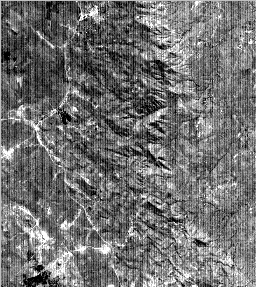
%> input picture ece563/all/njolov2.gif, 256 x 287 px
$ octave run_destriping_notch.m   (GNU Octave 9; MATLAB toolbox functions it lacks are replaced by stand-ins)
%> lines starting %> are read from the running program, lines starting %| are printed output that depends on the picture
### ece563/all/im.m
function [ gain, bias, out ] = im( in, new_fig, exclude_zero, nstd, x, y )
%
% [ gain, bias, out ] = im( in, new_figure, exclude_zero, nstd, x, y )
%
% Image display function that can be used for displaying most binary,
% grayscale or color image with auto-scaling
%
% REQUIRED INPUTS
% in        Input image
%
% OPTIONAL INPUTS
% new_fig   New figure flag, generates new fig if set to 1 (default = 1)
%
% exclude_zero  Exclude zero flag, if set to 1, it will ignore 0
%               pixel values when computing statistics.  This is helpful
%               when an image has a zero border for example.
%
% nstd      Number of standard deviations to map to display range
%           (default = 2).
%
% x         x axis values for display (default = [1:sx])
% y         y axis values for display (default = [1:sy])
%
% OUTPUTS
% Displayed image
% gain  Effective gain applied to display data
% bias  Effective bias applied to display data
% out   Output image scaled for display
%
% Author: Dr. Russell Hardie
% University of Dayton
% 1998
%
% COPYRIGHT © 1998 RUSSELL C. HARDIE.  ALL RIGHTS RESERVED.


% Convert to double
in = double(in);

% Get size info
[ sy, sx, sz ] = size( in );

% Is the logical (binary) pixel data?
if islogical(in) || (min(in(:))==0 && max(in(:))==1)
    binary_flag = 1;
else
    binary_flag = 0;
end

% Set up the default axes
if nargin < 6 || isempty(x) || isempty(y)
    x=[1:sx]; % default
    y=[1:sy]; % default
end

% Open new figure window if indicated
if nargin < 2 || isempty(new_fig)
    new_fig = 1;
end

if new_fig == 1
    figure % default
end

if nargin < 3 || isempty(exclude_zero)
    exclude_zero = 0; % default
end


% number of pixels to use for statistics (mean and std)
max_num = min( [ 10000, sy*sx ] );

if binary_flag == 1

    % Treat by scaling 0 -> 0 and 1->255

    out = in(:,:,1)*255;
    gain = 255;
    bias = 0;
    image(x,y,out);
    colormap(gray(256));
    axis('image');

else

    % Treat by mapping nstd standard deviations
    % of input range into display range

    if nargin < 4 || isempty(nstd)
        nstd = 2; % default
    end

    if sz == 3 % color data

        R = in(:,:,1);
        G = in(:,:,2);
        B = in(:,:,3);

        if exclude_zero == 1

            I = find( R~=0 | G~=0 | B~=0 );
            USE = round( linspace(1,length(I),max_num ) );

            mR = mean(R(I(USE)));
            mG = mean(G(I(USE)));
            mB = mean(B(I(USE)));

            sR = std(R(I(USE)));
            sG = std(G(I(USE)));
            sB = std(B(I(USE)));

        else

            USE = round( linspace(1,sy*sx,max_num ) );

            mR = mean(R(USE));
            mG = mean(G(USE));
            mB = mean(B(USE));

            sR = std(R(USE));
            sG = std(G(USE));
            sB = std(B(USE));

        end

        gain(1) = 128/(sR*nstd);
        gain(2) = 128/(sG*nstd);
        gain(3) = 128/(sB*nstd);

        bias(1) = 128-(mR*128)/(sR*nstd);
        bias(2) = 128-(mG*128)/(sG*nstd);
        bias(3) = 128-(mB*128)/(sB*nstd);

        R = in(:,:,1)*gain(1)+bias(1);
        G = in(:,:,2)*gain(2)+bias(2);
        B = in(:,:,3)*gain(3)+bias(3);

        out(:,:,1)=uint8(clip(round(R),0,255));
        out(:,:,2)=uint8(clip(round(G),0,255));
        out(:,:,3)=uint8(clip(round(B),0,255));

        image(x,y,out);
        axis('image');

    else % assume grayscale (use first band only)

        in = in(:,:,1);

        if exclude_zero == 1

            I = find(in~=0);
            USE = round( linspace(1,length(I),max_num ) );

            inmn=mean(in(I(USE)));
            instd=std(in(I(USE)));

        else

            USE = round( linspace(1,sy*sx,max_num ) );

            inmn=mean(in(USE));
            instd=std(in(USE));

        end

        gain = 128/(instd*nstd);
        bias = 128-(inmn*128)/(instd*nstd);
        out=in*gain+bias;
        image(x,y,out);
        colormap(gray(256));
        axis('image');

    end

end

### ece563/all/imspec.m
function imspec(in,offset,row,col,rad_flag)
%
% imspec(in,offset,row,col,rad_flag)
%
% Displays the Discrete-Space Fourier Transform (DSFT) of an image. Uses
% fft2( ) to compute samples of the DSFT. The log of the values of the
% magnitude spectrum are mapped to grayscale values and diaplyed as an
% image.  The phase values are linearly mapped to grayscale values and also
% displayed as an image (pi -> white, -pi -> black).
%
% REQUIRED INPUTS
%
% in        Input image (2D array)
%
% OPTIONAL INPUTS
%
% offset    Optional
%           Value added to Magnitude response prior to taking the log.
%           This effectively results in smaller values shown darker than a
%           with standard log mapping. This may be helpful in seeing where
%           the small spectrum values lie. (Suggested offset=100+,
%           default=1).
%
% row, col   Row and column of the n1=n2=0 sample (default = 1,1).
%
% rad_flag   1 if you want discrete frequency dipslayed in rads/sample
%               Otherwise you get cycles/sample.
%
% Author: Dr. Russell Hardie
% University of Dayton
% 2/20/02, 1/26/2010, 2/21/13, 8/27/17
% 2/8/21 imagesc() instead of custom imlin( )


% Default offset
if nargin < 2 || isempty(offset)
    offset = 1;
end

% Default n1=n2=0 is 1,1
if nargin < 4
    row = 1;
    col = 1;
end

% Default rad_flag
if nargin < 5
    rad_flag = 0;
end

% Take 2D FFT
X = fft2(in);

% Get size info
[sy,sx] = size(in);

% Adjust phase for specified input shift and do FFTSHIFT
ky = 2*pi*[0:sy-1]/sy;
kx = 2*pi*[0:sx-1]/sx;
[K1,K2] = meshgrid(kx,ky);
S = exp(1i*(K1*(col-1)+K2*(row-1)));
X = fftshift(X.*S);


% Generate images
if rad_flag

    f1 = ( [1:sx] - (floor(sx/2)+1) )/sx;
    f2 = ( [1:sy] - (floor(sy/2)+1) )/sy;

    w1 = 2*pi*f1;
    w2 = 2*pi*f2;

    figure
    imagesc(w1,w2,log(abs(X)+offset));
    axis image
    colormap(gray(256));
    title('DSFT Magnitude');
    xlabel('\omega_1 (radians/sample)');
    ylabel('\omega_2 (radians/sample)');

    figure
    imagesc(w1,w2,angle(X));
    axis image
    colormap(gray(256));
    title('DSFT Phase');
    xlabel('\omega_1 (radians/sample)');
    ylabel('\omega_2 (radians/sample)');

else

    f1 = ( [1:sx] - (floor(sx/2)+1) )/sx;
    f2 = ( [1:sy] - (floor(sy/2)+1) )/sy;

    figure
    imagesc(f1,f2,log(abs(X)+offset));
    axis image
    colormap(gray(256));
    title('DSFT Magnitude');
    xlabel('f_1 (cycles/sample)');
    ylabel('f_2 (cycles/sample)');

    figure
    imagesc(f1,f2,angle(X));
    axis image
    colormap(gray(256));
    title('DSFT Phase');
    xlabel('f_1 (cycles/sample)');
    ylabel('f_2 (cycles/sample)');

end

### ece563/all/cl.m
% clear; close all; clc; (clears memory, closes windows, clears command window)
clear; close all; clc;

### ece563/all/run_destriping_notch.m
%% Destriping example using a notch filter
%
%
% Author: Dr. Russell Hardie
% University of Dayton
% ECE 563
%
% Revision history:
% 3/2/2021 updated

%% Load image

cl

% Load image
x = imread('njolov2.gif');
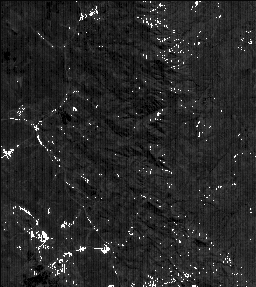
%> x: size 287x256 uint8; min 0, max 255, mean 39.3
% x = imread('l0r_b6_lg.gif');

% Display image
im(x)
%> in im, `inmn=mean(in(USE));`: inmn = 38.88
%> in im, `instd=std(in(USE));`: instd = 29.15
%> in im, `gain = 128/(instd*nstd);`: gain = 2.2
%> in im, `bias = 128-(inmn*128)/(instd*nstd);`: bias = 42.64
%> ans = 2.2
imspec(x)
%> in imspec, `ylabel('f_2 (cycles/sample)');`:
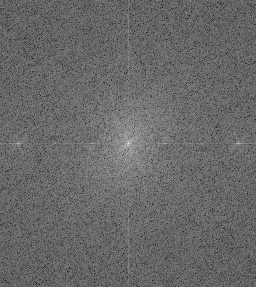
%> displayed picture: size 287x256x3, on the screen's scale of 0 to 255; min 0, max 255, mean 104.3
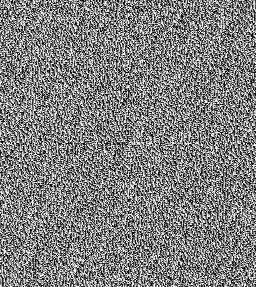
%> displayed picture: size 287x256x3, on the screen's scale of 0 to 255; min 0, max 255, mean 127.5


%% Notch filter guided by user mouse selections

X = fft2(double(x));

[N, M] = size(x);
%> N = 287; M = 256
midu = (fix(M / 2) + 1);
%> midu = 129
midv = (fix(N / 2) + 1);
%> midv = 144

X2 = X;
button = 0;
half_width = 3;
half_height = 3;

H = ones(N, M);
while button ~= 3

    clc
    disp('Left Mouse to selected notch frequency, right to exit')
    figure(1)
    im(abs(fftshift(X2)), 0, 0, 3);
    title('Image Magnitude Spectrum');
%> (the run ends here)

$ run again, with ece563/all/l0r_b6_lg.gif copied over ece563/all/njolov2.gif
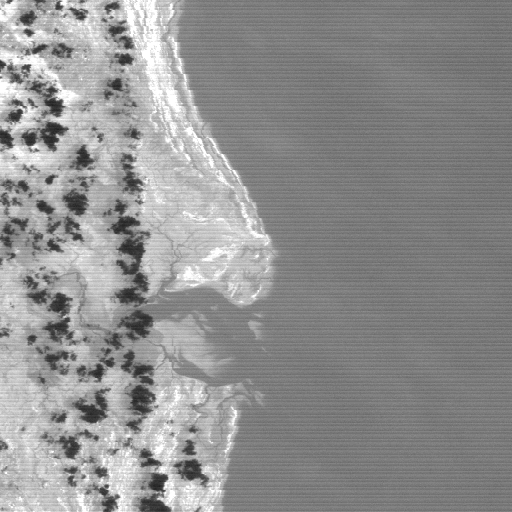
%> input picture ece563/all/l0r_b6_lg.gif, 512 x 512 px
%> x is the input picture: size 512x512 uint8; min 32, max 255, mean 144.1
%> inmn = 144
%> instd = 38.64
%> gain = 1.66
%> bias = -110.5
%> in im, `out=in*gain+bias;`:
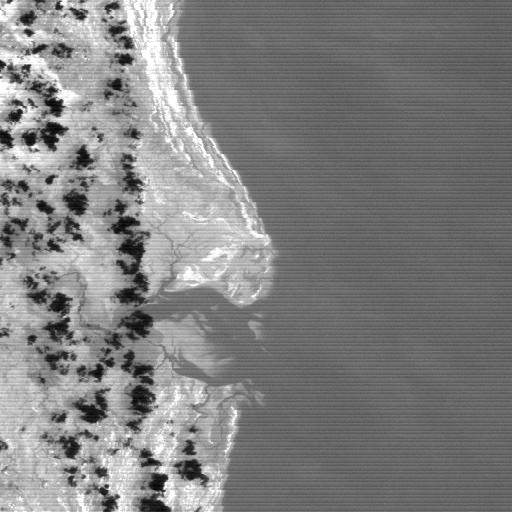
%> out: size 512x512 double; min -57.51, max 311.8, mean 128.1; drawn with min black and max white
%> ans = 1.66
%> `imspec(x)`:
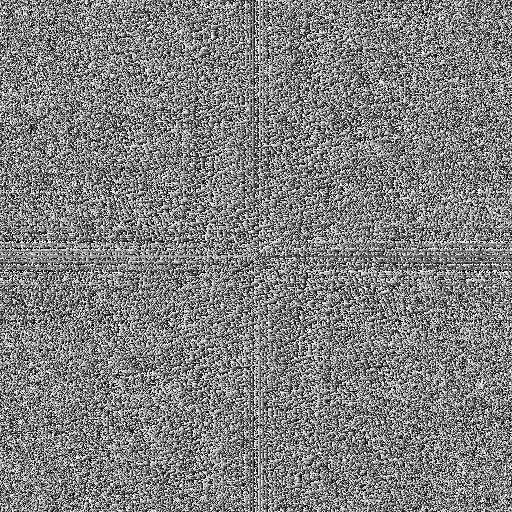
%> displayed picture: size 512x512x3, on the screen's scale of 0 to 255; min 0, max 255, mean 127.5
